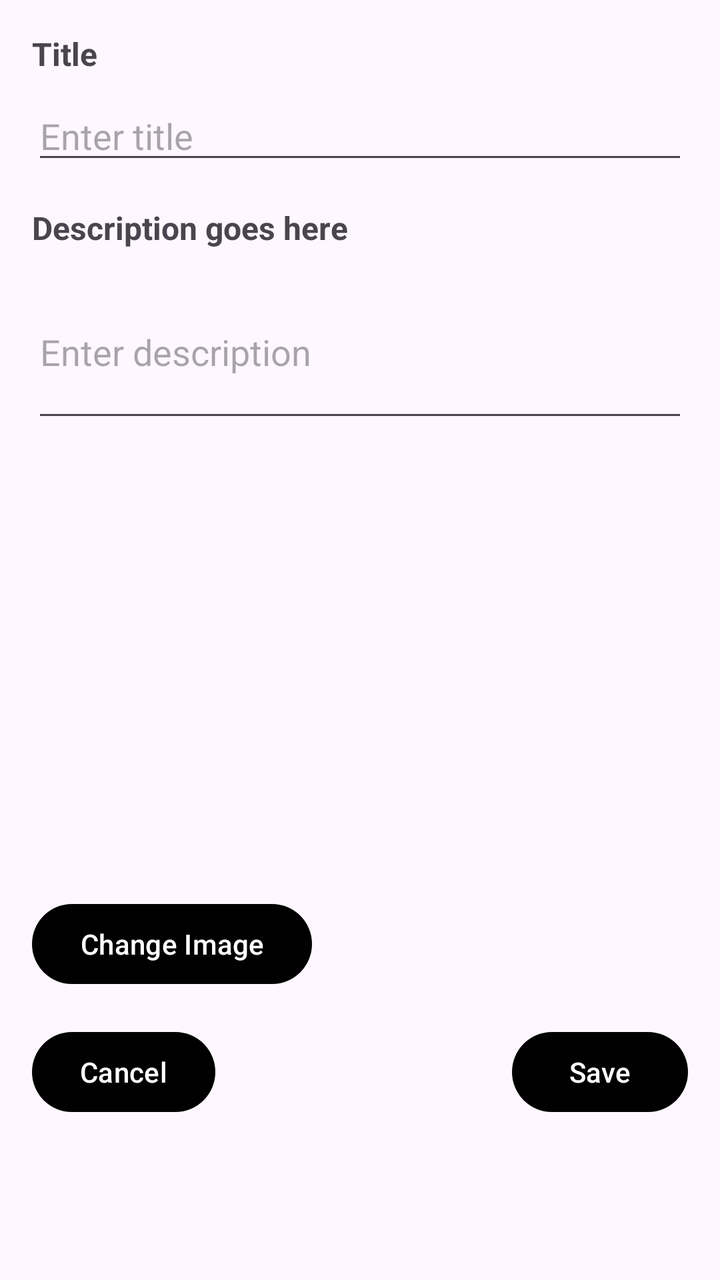
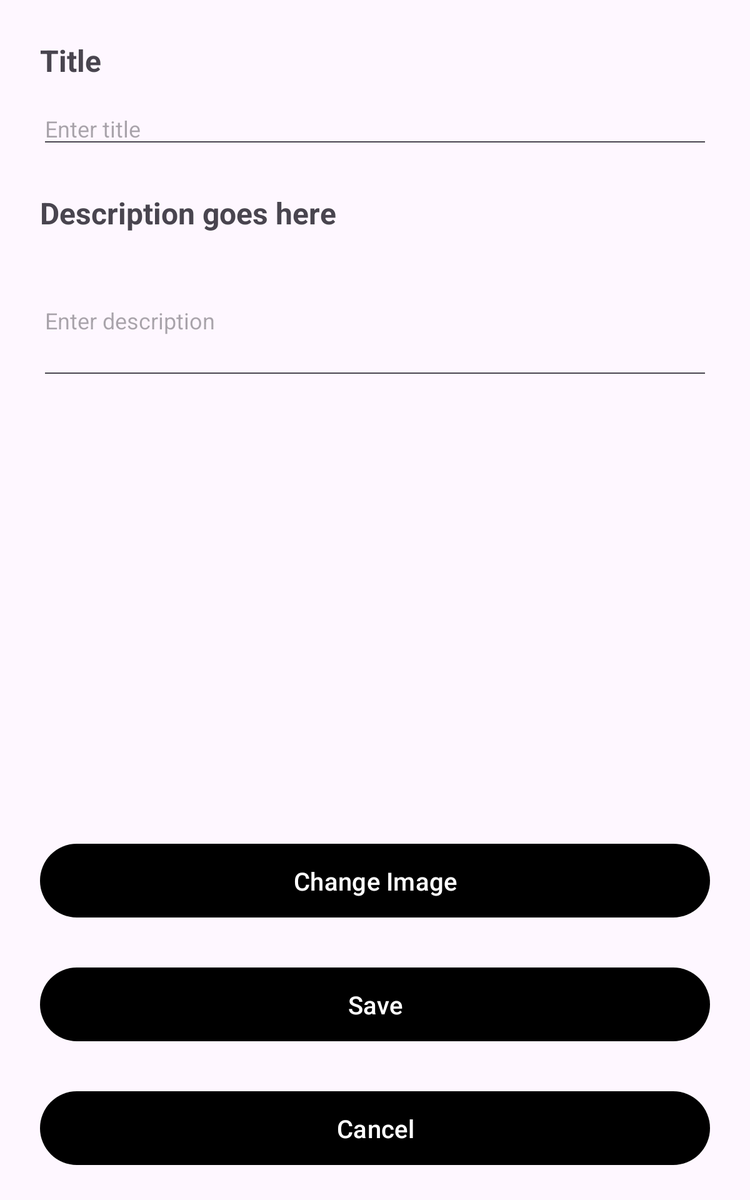

One screen, two layout resources from the same app: the default and the repository's alternative for another configuration. Each is rendered where Android would select it; the XML of both is given below.
<!-- AndroidManifest.xml: application theme Theme.Memoir -->
<!-- res/layout/activity_edit_post.xml -->
<?xml version="1.0" encoding="utf-8"?>
<androidx.constraintlayout.widget.ConstraintLayout xmlns:android="http://schemas.android.com/apk/res/android"
    xmlns:tools="http://schemas.android.com/tools"
    android:layout_width="match_parent"
    android:layout_height="match_parent"
    xmlns:app="http://schemas.android.com/apk/res-auto"
    tools:context=".activity.EditPostActivity">

    
    <TextView
        android:id="@+id/editTitleLabel"
        android:layout_width="wrap_content"
        android:layout_height="wrap_content"
        android:layout_marginStart="16dp"
        android:layout_marginTop="16dp"
        android:layout_marginEnd="16dp"
        android:text="@string/title"
        android:textSize="16sp"
        android:textStyle="bold"
        app:layout_constraintStart_toStartOf="parent"
        app:layout_constraintTop_toTopOf="parent" />

    <EditText
        android:id="@+id/editTitle"
        android:layout_width="0dp"
        android:layout_height="wrap_content"
        android:layout_marginStart="16dp"
        android:layout_marginTop="8dp"
        android:layout_marginEnd="16dp"
        android:hint="@string/enter_title"
        android:importantForAutofill="no"
        android:inputType="text"
        app:layout_constraintEnd_toEndOf="parent"
        app:layout_constraintStart_toStartOf="parent"
        app:layout_constraintTop_toBottomOf="@+id/editTitleLabel" />

    
    <TextView
        android:id="@+id/editDescriptionLabel"
        android:layout_width="wrap_content"
        android:layout_height="wrap_content"
        android:layout_marginStart="16dp"
        android:layout_marginTop="16dp"
        android:text="@string/description"
        android:textSize="16sp"
        android:textStyle="bold"
        app:layout_constraintStart_toStartOf="parent"
        app:layout_constraintTop_toBottomOf="@+id/editTitle" />

    <EditText
        android:id="@+id/editDescription"
        android:layout_width="0dp"
        android:layout_height="wrap_content"
        android:layout_marginStart="16dp"
        android:layout_marginTop="8dp"
        android:layout_marginEnd="16dp"
        android:hint="@string/enter_description"
        android:importantForAutofill="no"
        android:inputType="textMultiLine"
        android:minLines="3"
        app:layout_constraintEnd_toEndOf="parent"
        app:layout_constraintStart_toStartOf="parent"
        app:layout_constraintTop_toBottomOf="@+id/editDescriptionLabel" />

    
    <ImageView
        android:id="@+id/editImagePreview"
        android:layout_width="match_parent"
        android:layout_height="200dp"
        android:layout_marginTop="16dp"
        android:contentDescription="@string/image_preview"
        android:scaleType="centerCrop"
        android:visibility="visible"
        app:layout_constraintEnd_toEndOf="parent"
        app:layout_constraintStart_toStartOf="parent"
        app:layout_constraintTop_toBottomOf="@+id/editDescription" />

    
    <Button
        android:id="@+id/changeImageButton"
        android:layout_width="wrap_content"
        android:layout_height="wrap_content"
        android:layout_marginStart="16dp"
        android:layout_marginTop="16dp"
        android:text="@string/change_image"
        app:layout_constraintStart_toStartOf="parent"
        app:layout_constraintTop_toBottomOf="@+id/editImagePreview" />

    
    <Button
        android:id="@+id/savePostButton"
        android:layout_width="wrap_content"
        android:layout_height="wrap_content"
        android:layout_marginTop="16dp"
        android:layout_marginEnd="16dp"
        android:text="@string/save"
        app:layout_constraintEnd_toEndOf="parent"
        app:layout_constraintTop_toBottomOf="@+id/changeImageButton" />

    
    <Button
        android:id="@+id/cancelEditButton"
        android:layout_width="wrap_content"
        android:layout_height="wrap_content"
        android:layout_marginStart="16dp"
        android:layout_marginTop="16dp"
        android:text="@string/cancel"
        app:layout_constraintStart_toStartOf="parent"
        app:layout_constraintTop_toBottomOf="@+id/changeImageButton" />

</androidx.constraintlayout.widget.ConstraintLayout>
<!-- resources referenced by this layout -->
<resources>
  <string name="cancel">Cancel</string>
  <string name="change_image">Change Image</string>
  <string name="description">Description goes here</string>
  <string name="enter_description">Enter description</string>
  <string name="enter_title">Enter title</string>
  <string name="image_preview">Image preview</string>
  <string name="save">Save</string>
  <string name="title">Title</string>
  <style name="Theme.Memoir" parent="Base.Theme.Memoir" />
  <style name="Base.Theme.Memoir" parent="Theme.Material3.DayNight.NoActionBar">
          
           <item name="colorPrimary">@color/black</item>
      </style>
  <color name="black">#FF000000</color>
</resources>
<!-- res/layout-sw600dp/activity_edit_post.xml (the repository's variant of the layout above) -->
<!-- drawn on a 7-inch tablet held upright -->
<?xml version="1.0" encoding="utf-8"?>
<androidx.constraintlayout.widget.ConstraintLayout xmlns:android="http://schemas.android.com/apk/res/android"
    xmlns:app="http://schemas.android.com/apk/res-auto"
    xmlns:tools="http://schemas.android.com/tools"
    android:layout_width="match_parent"
    android:layout_height="match_parent"
    tools:context=".activity.EditPostActivity">

    
    <TextView
        android:id="@+id/editTitleLabel"
        android:layout_width="wrap_content"
        android:layout_height="wrap_content"
        android:layout_marginStart="32dp"
        android:layout_marginTop="32dp"
        android:layout_marginEnd="32dp"
        android:text="@string/title"
        android:textSize="24sp"
        android:textStyle="bold"
        app:layout_constraintStart_toStartOf="parent"
        app:layout_constraintTop_toTopOf="parent" />

    <EditText
        android:id="@+id/editTitle"
        android:layout_width="0dp"
        android:layout_height="wrap_content"
        android:layout_marginStart="32dp"
        android:layout_marginTop="16dp"
        android:layout_marginEnd="32dp"
        android:hint="@string/enter_title"
        android:importantForAutofill="no"
        android:inputType="text"
        android:textSize="18sp"
        app:layout_constraintEnd_toEndOf="parent"
        app:layout_constraintStart_toStartOf="parent"
        app:layout_constraintTop_toBottomOf="@+id/editTitleLabel" />

    
    <TextView
        android:id="@+id/editDescriptionLabel"
        android:layout_width="wrap_content"
        android:layout_height="wrap_content"
        android:layout_marginStart="32dp"
        android:layout_marginTop="32dp"
        android:text="@string/description"
        android:textSize="24sp"
        android:textStyle="bold"
        app:layout_constraintStart_toStartOf="parent"
        app:layout_constraintTop_toBottomOf="@+id/editTitle" />

    <EditText
        android:id="@+id/editDescription"
        android:layout_width="0dp"
        android:layout_height="wrap_content"
        android:layout_marginStart="32dp"
        android:layout_marginTop="16dp"
        android:layout_marginEnd="32dp"
        android:hint="@string/enter_description"
        android:importantForAutofill="no"
        android:inputType="textMultiLine"
        android:minLines="4"
        android:textSize="18sp"
        app:layout_constraintEnd_toEndOf="parent"
        app:layout_constraintStart_toStartOf="parent"
        app:layout_constraintTop_toBottomOf="@+id/editDescriptionLabel" />

    
    <ImageView
        android:id="@+id/editImagePreview"
        android:layout_width="match_parent"
        android:layout_height="300dp"
        android:layout_marginTop="32dp"
        android:contentDescription="@string/image_preview"
        android:scaleType="centerCrop"
        android:visibility="visible"
        app:layout_constraintEnd_toEndOf="parent"
        app:layout_constraintStart_toStartOf="parent"
        app:layout_constraintTop_toBottomOf="@+id/editDescription" />

    
    <Button
        android:id="@+id/changeImageButton"
        android:layout_width="0dp"
        android:layout_height="wrap_content"
        android:layout_marginStart="32dp"
        android:layout_marginTop="32dp"
        android:layout_marginEnd="32dp"
        android:padding="16dp"
        android:text="@string/change_image"
        android:textSize="20sp"
        app:layout_constraintEnd_toEndOf="parent"
        app:layout_constraintStart_toStartOf="parent"
        app:layout_constraintTop_toBottomOf="@+id/editImagePreview" />

    
    <Button
        android:id="@+id/savePostButton"
        android:layout_width="0dp"
        android:layout_height="wrap_content"
        android:layout_marginStart="32dp"
        android:layout_marginTop="32dp"
        android:layout_marginEnd="32dp"
        android:padding="16dp"
        android:text="@string/save"
        android:textSize="20sp"
        app:layout_constraintEnd_toEndOf="parent"
        app:layout_constraintStart_toStartOf="parent"
        app:layout_constraintTop_toBottomOf="@+id/changeImageButton" />

    
    <Button
        android:id="@+id/cancelEditButton"
        android:layout_width="0dp"
        android:layout_height="wrap_content"
        android:layout_marginStart="32dp"
        android:layout_marginTop="32dp"
        android:layout_marginEnd="32dp"
        android:padding="16dp"
        android:text="@string/cancel"
        android:textSize="20sp"
        app:layout_constraintEnd_toEndOf="parent"
        app:layout_constraintStart_toStartOf="parent"
        app:layout_constraintTop_toBottomOf="@+id/savePostButton" />

</androidx.constraintlayout.widget.ConstraintLayout>
